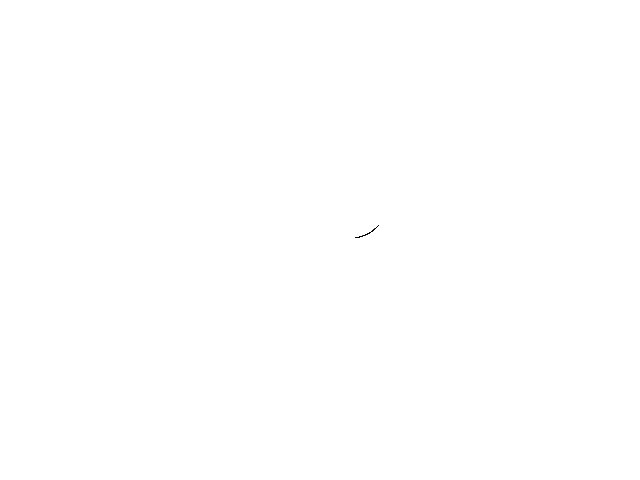
Frame 1 (no input)
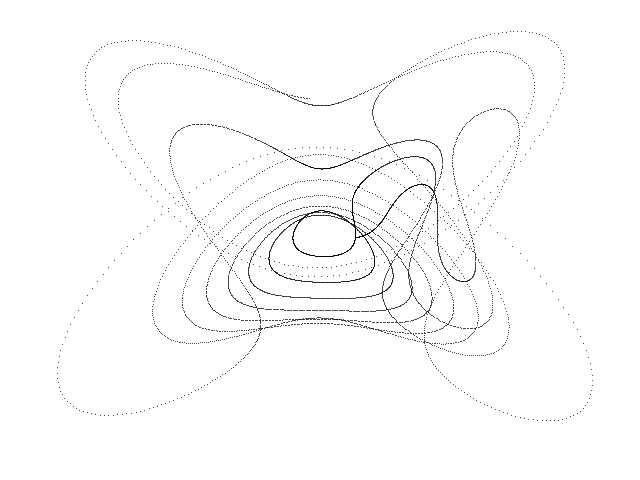
Frame 60 (the mouse pressed at the canvas centre just before this capture)
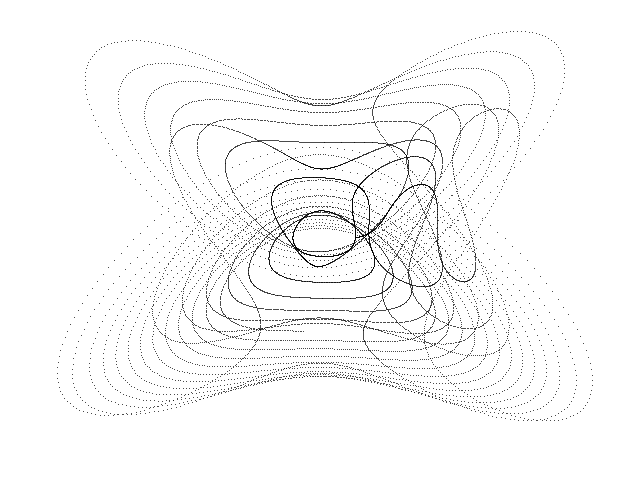
Frame 120 (the mouse held since frame 60 and released just before this capture)

The Processing sketch that drew these frames (run headless with seeded random() and noise(); from frame 60 on, the mouse is pressed at the canvas centre):

// Processing sketch: Lorenz_E
// ── Lorenz_E.pde
// Lorenz E chaotic attractor //

  float x = 1.0;
  float y = 1.0;
  float z = 1.0;
  float dt = 0.001;
  float a = 0.9;
  float b = 5.0;
  float c = 9.9;
  float d = 1.0;


void setup() {
  
  size(640, 480);
  background(255);
  
}

void draw() {
  
  for (int i=0; i<100; i++) {
    
    float nx = x;
    float ny = y;
    float nz = z;
    
    x = nx + dt * (-a * nx + pow(ny, 2.0) - pow(nz, 2.0) + a * c);
    y = ny + dt * (nx * (ny - b * nz) + d);
    z = nz + dt * (-nz + nx * (b * ny + nz));
  
    point(320 + (35 * x), 220 + (18 * y));
        
  }

}
